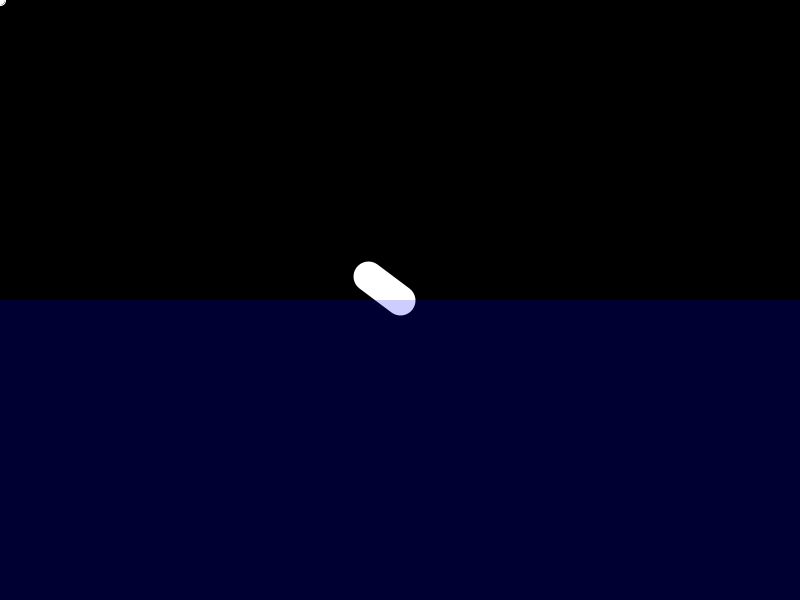
Frame 1 (no input)
Frame 60 (the mouse pressed at the canvas centre just before this capture): identical to frame 1, image omitted
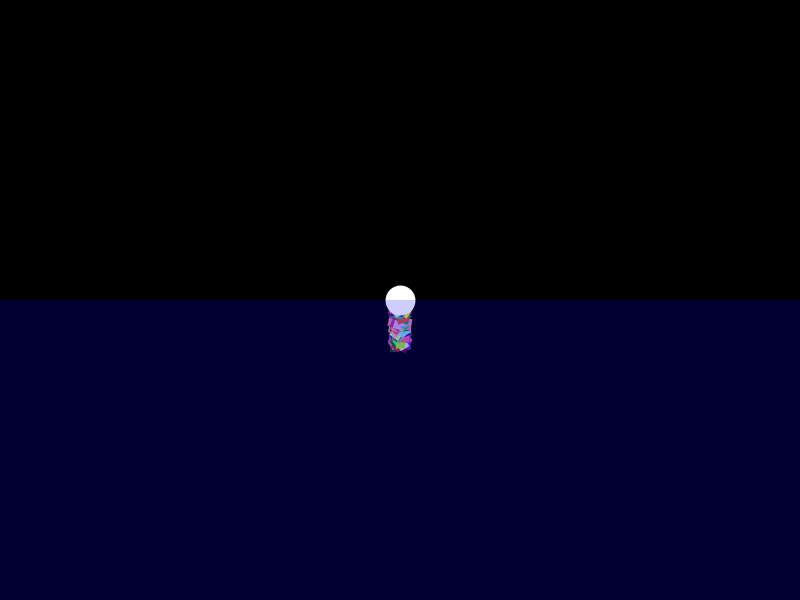
Frame 120 (the mouse held since frame 60 and released just before this capture)

The Processing sketch that drew these frames (run headless with seeded random() and noise(); from frame 60 on, the mouse is pressed at the canvas centre):

// Processing sketch: Cannon
// ── Cannon.pde
ArrayList<Bola> bolas;

void setup(){
	size(800, 600);
	bolas = new ArrayList();
	noCursor();
}

void draw(){
	background(0);

	PVector mouse = new PVector (mouseX, mouseY);
  PVector centro = new PVector (width / 2, height / 2);
  PVector diff = PVector.sub(mouse, centro);
	diff.setMag(40);

	if (mousePressed){
		bolas.add(new Cuadro(width/2, height/2, 0, 0));
		bolas.get(bolas.size() - 1).aplicarFuerza(new PVector(diff.x, diff.y));
	}

	PVector gravedad = new PVector(0, 0.5);

	for (Bola b : bolas){
		b.aplicarFuerza(gravedad);
		PVector fuerza = b.vel.copy();
		fuerza.normalize();

		if (b.pos.y > height/2){ //Arrastre del agua
			fuerza.mult(pow(b.vel.mag(), 2));
			fuerza.mult(-0.5);
		}
		else{ //Friccion del aire
			fuerza.mult(-0.01);
		}

		b.aplicarFuerza(fuerza);
		b.actualizar();
		b.dibujar();
	}

	//Cañón
	strokeWeight(1);
	stroke(255);
  fill(255);
  ellipse(mouse.x, mouse.y, 10, 10);
	strokeWeight(30);
	pushMatrix();
  translate(width / 2, height / 2);
	line(0, 0, diff.x, diff.y);
	popMatrix();

	//Agua
	rectMode(CORNER);
	fill(0, 0, 255, 50);
	noStroke();
	rect(0, height/2, width, height/2);
}

// ── Bola.pde
class Bola{
  PVector pos;
  PVector vel;
  PVector acc;
  float masa;

  Bola(float x,float y, float velx, float vely){

    pos = new PVector(x,y);
    vel = new PVector(velx,vely);
    acc = new PVector(0,0);

    masa = randomGaussian() * 1 + 10;

  }

  Bola(float x,float y){

    pos = new PVector(x,y);
    vel = PVector.random2D();
    acc = new PVector(0,0);

    masa = randomGaussian() * 10 + 20;

  }

  void actualizar(){

    pos.add(vel);
    vel.add(acc);
    acc.mult(0);

    // if(pos.x - masa/2 < 0 || pos.x + masa/2 > width){
    //   vel.x *= -1;
    // }

    if(pos.y > height){
      vel.y *= -1;
    }

    // pos.x = constrain(pos.x, masa/2, width - masa/2);

  }

  void aplicarFuerza(PVector fuerza){
    PVector f = PVector.div(fuerza, masa);
    acc.add(f);
  }

  void dibujar(){
    fill(200, 90, 90, 80);
    noStroke();
    ellipse(pos.x,pos.y,masa,masa);
  }

}

// ── Cuadro.pde
class Cuadro extends Bola {
  float ang;
  float velAng;
  float accAng;
  int r, g, b;

  Cuadro(float x,float y, float velx, float vely){
    super(x, y, velx, vely);
    ang = random(2*PI);
    velAng = 0;
    accAng = 0;

    r = int(random(256));
    g = int(random(256));
    b = int(random(256));
  }

  void dibujar( ) {
    ang += velAng;
    velAng += accAng;
    accAng = map(vel.mag(), 0, 46, -0.0005, 0.0005);
    pushMatrix();
    translate(pos.x, pos.y);
    rotate(ang);
    fill(r, g, b);
    noStroke();
    rectMode(CENTER);
    rect(0, 0, masa, masa*2);
    popMatrix();
  }
}
